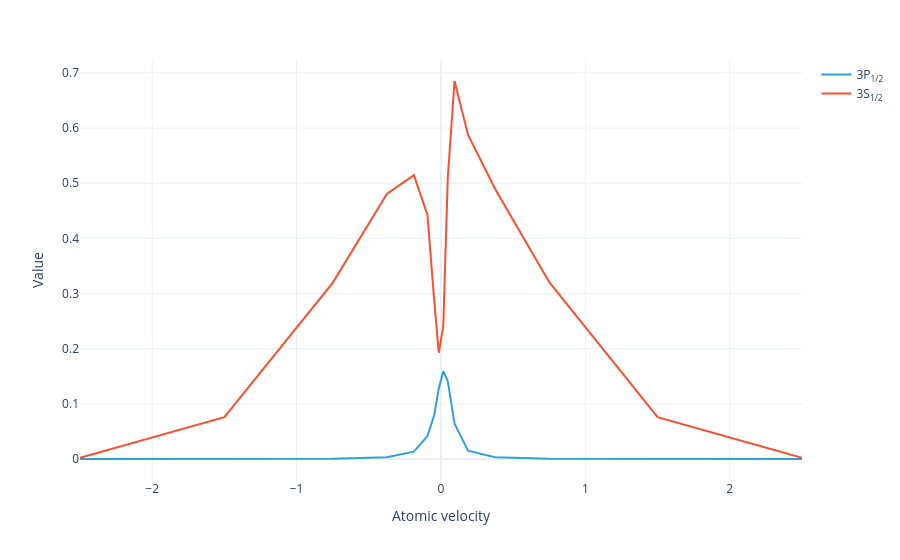

The notebook cell this image was saved under:
### Markdown cell above
Of the level populations:

### Code cell
#|notest
model.level_population_distribution(sol).visualize()

### Figure 1 — Plotly figure (JSON) as saved in the notebook; plotly's stock layout.template omitted (floating-point values rounded to 4 significant figures)
{"data": [{"hovertemplate": "Level=3P<sub>1/2</sub><br>Atomic velocity=%{x}<br>Value=%{y}<extra></extra>", "legendgroup": "3P<sub>1/2</sub>", "line": {"color": "#2fa1da", "dash": "solid"}, "marker": {"symbol": "circle"}, "mode": "lines", "name": "3P<sub>1/2</sub>", "orientation": "v", "showlegend": true, "type": "scatter", "x": [-2.5, -1.5, -0.75, -0.375, -0.1875, -0.09375, -0.04688, -0.01562, 0.01562, 0.04688, 0.09375, 0.1875, 0.375, 0.75, 1.5, 2.5], "xaxis": "x", "y": [3.771e-07, 3.245e-05, 0.0005331, 0.003167, 0.01322, 0.04147, 0.07959, 0.1272, 0.159, 0.1411, 0.06421, 0.01509, 0.003227, 0.0005347, 3.249e-05, 3.779e-07], "yaxis": "y"}, {"hovertemplate": "Level=3S<sub>1/2</sub><br>Atomic velocity=%{x}<br>Value=%{y}<extra></extra>", "legendgroup": "3S<sub>1/2</sub>", "line": {"color": "#fb4f2f", "dash": "solid"}, "marker": {"symbol": "circle"}, "mode": "lines", "name": "3S<sub>1/2</sub>", "orientation": "v", "showlegend": true, "type": "scatter", "x": [-2.5, -1.5, -0.75, -0.375, -0.1875, -0.09375, -0.04688, -0.01562, 0.01562, 0.04688, 0.09375, 0.1875, 0.375, 0.75, 1.5, 2.5], "xaxis": "x", "y": [0.002312, 0.07577, 0.3194, 0.4803, 0.5145, 0.4426, 0.2871, 0.1926, 0.2407, 0.5088, 0.6852, 0.5874, 0.4894, 0.3204, 0.07585, 0.002317], "yaxis": "y"}], "layout": {"legend": {"title": {}, "tracegroupgap": 0}, "margin": {"t": 60}, "xaxis": {"anchor": "y", "domain": [0, 1], "title": {"text": "Atomic velocity"}}, "yaxis": {"anchor": "x", "domain": [0, 1], "title": {"text": "Value"}}}}
